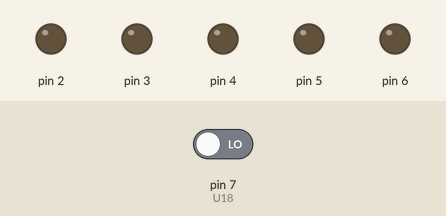
Bench run of a sketch on a simulated Arduino Uno, built with avr-gcc and run on an emulated ATmega328P. On the bench: output pins drawn as LEDs (lit = HIGH). The test bench sets the inputs (shaded band); at power-on: pin 7 (U18) LOW.

Above: at 1.2 s.
1.3 s: pin 7 (U18) driven HIGH
Timing chart, 0 to 4.3 s (numbered marks = the images above; inputs shaded):
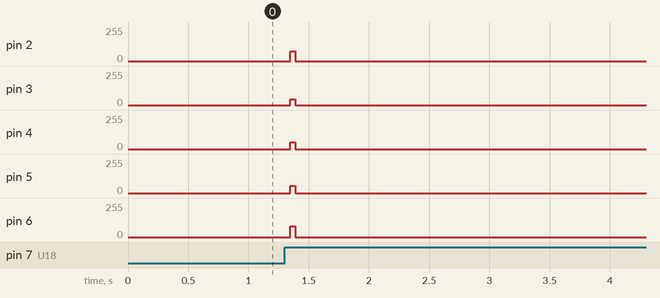

Measured:
- after the input at 1.3 s, pin 2: 0/255 → 74/255 after 0.05 s, → 0/255 0.04 s later; pin 3: 0/255 → 42/255 after 0.05 s, → 0/255 0.04 s later; pin 4: 0/255 → 52/255 after 0.05 s, → 0/255 0.04 s later; pin 5: 0/255 → 53/255 after 0.05 s, → 0/255 0.04 s later; pin 6: 0/255 → 79/255 after 0.05 s, → 0/255 0.04 s later

The sketch:

FEXR477IM5WLIJJ.ino
```cpp
int timer = 800;
int U18 = 7;
int State = 0;
int lastState = 0;


boolean space[]={0,0,0,0,0};
boolean G[]={1,1,1,1,1,1,0,0,0,1,1,0,1,0,1,1,1,1,0,1};
boolean R[]={1,1,1,1,1,0,1,1,0,1,1,0,1,1,1};
boolean E[]={1,1,1,1,1,1,0,1,0,1,1,0,1,0,1};
boolean A[]={1,1,1,1,1,0,0,1,0,1,1,1,1,1,1};
boolean T[]={0,0,0,0,1,1,1,1,1,1,0,0,0,0,1};
boolean S[]={1,0,1,1,1,1,0,1,0,1,1,1,1,0,1};
boolean C[]={1,1,1,1,1,1,0,0,0,1,1,0,0,0,1};
boolean O[]={1,1,1,1,1,1,0,0,0,1,1,1,1,1,1};
boolean exclamationmark[]={1,0,1,1,1,1,0,1,1,1};
boolean H[]={1,1,1,1,1,0,0,1,0,0,1,1,1,1,1};
boolean K[]={1,1,1,1,1,0,1,0,1,0,1,0,0,0,1};
boolean D[]={1,1,1,1,1,1,0,0,0,1,0,1,1,1,0};
int m;

void setup() {
  for (int Pin = 2; Pin <=6; Pin++) {
    pinMode(Pin, OUTPUT);}
  pinMode(U18, INPUT);
}

void loop() {
State = digitalRead(U18);
if (State != lastState){
  if (State == HIGH){
delayMicroseconds(5000);
WriteLetter3Width(H);
WriteLetter1Width(space);
WriteLetter3Width(A);
WriteLetter1Width(space);
WriteLetter3Width(C);
WriteLetter1Width(space);
WriteLetter3Width(K);
WriteLetter1Width(space);
WriteLetter3Width(E);
WriteLetter1Width(space);
WriteLetter3Width(D);
WriteLetter1Width(space);
WriteLetter2Width(exclamationmark);
WriteLetter1Width(space);}}
lastState = State;
}

void WriteLetter4Width(boolean letter[]){
  m=0;
  for (int n=0; n<=3; n++){
  for (int Pin = 2; Pin <=6; Pin++) {
    digitalWrite(Pin, letter[m]);
    m=m+1;}
    delayMicroseconds(timer);}}

void WriteLetter3Width(boolean letter[]){
  m=0;
  for (int n=0; n<=2; n++){
  for (int Pin = 2; Pin <=6; Pin++) {
    digitalWrite(Pin, letter[m]);
    m=m+1;}
    delayMicroseconds(timer);}}

 void WriteLetter2Width(boolean letter[]){
  m=0;
  for (int n=0; n<=1; n++){
  for (int Pin = 2; Pin <=6; Pin++) {
    digitalWrite(Pin, letter[m]);
    m=m+1;}
    delayMicroseconds(timer);}}

 void WriteLetter1Width(boolean letter[]){
  m=0;
   for (int Pin = 2; Pin <=6; Pin++) {
    digitalWrite(Pin, space[m]);
    m=m+1;}
    delayMicroseconds(timer);}
```
